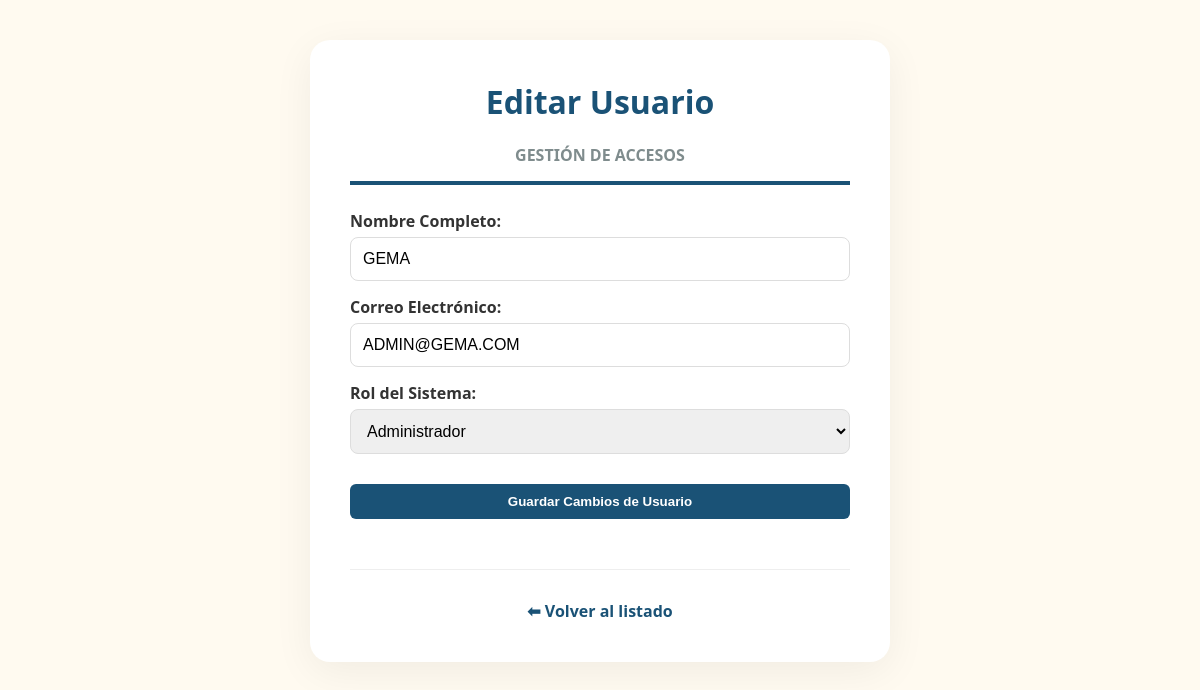
The page /administrador/usuarios/modificar.php?id=1 (signed in) on the database its author committed.
### tables this page shows
CREATE TABLE `usuario` (
  `usuario_id` int(11) NOT NULL,
  `nombres` varchar(35) NOT NULL,
  `correo` varchar(100) NOT NULL,
  `clave` varchar(80) NOT NULL,
  `tipo_usuario` varchar(20) DEFAULT NULL
);

### administrador/usuarios/modificar.php (the view, shortened to what this page needs)
<?php
require_once "../../config/conexion.php";
$id = intval($_GET['id'] ?? 0);
$res = mysqli_query($conn, "SELECT * FROM usuario WHERE usuario_id=$id");
$u = mysqli_fetch_assoc($res);
?>
<!DOCTYPE html>
<html lang="es">
<head>
    <link rel="stylesheet" href="../../css/estilos.css">
    <link rel="stylesheet" href="../../css/admin.css">
</head>
<body>
    <div class="caja-principal" style="max-width: 500px;">
        <div class="admin-header">
            <h1 style="color: #1a5276;">Editar Usuario</h1>
            <p class="texto-rol">GESTIÓN DE ACCESOS</p>
        </div>
        <form method="POST">
            <label class="label-bold">Nombre Completo:</label>
            <input type="text" name="nombres" class="input-gema" value="<?php echo htmlspecialchars($u['nombres']); ?>"
                required>
            <label class="label-bold">Correo Electrónico:</label>
            <input type="email" name="correo" class="input-gema" value="<?php echo htmlspecialchars($u['correo']); ?>"
                required>
            <label class="label-bold">Rol del Sistema:</label>
            <select name="tipo_usuario" class="select-gema">
                <option value="administrador" <?php echo ($u['tipo_usuario'] == 'administrador') ? 'selected' : ''; ?>>
                    Administrador</option>
            </select>
            <button type="submit" class="boton-gema boton-admin" style="width: 100%; margin-top: 15px;">
                Guardar Cambios de Usuario
            </button>
        </form>
        <div class="separador-footer">
            <a href="listar.php" class="nav-link" style="color: #1a5276; font-weight: bold;">⬅ Volver al
                listado</a>
        </div>
    </div>
</body>
</html>

### css/estilos.css (style rules this page uses)
body { background-color: #fffaf0; margin: 0; font-family: 'Segoe UI', Tahoma, Geneva, Verdana, sans-serif; display: flex; flex-direction: column; min-height: 100vh; }
h1, h2, h3 { margin-top: 0; }
.caja-principal { background: white; padding: 40px; border-radius: 20px; box-shadow: 0 10px 40px rgba(0,0,0,0.06); max-width: 800px; width: 90%; margin: 40px auto; text-align: center; }
.boton-gema { background-color: #b03a2e; color: white !important; padding: 12px 25px; border-radius: 8px; text-decoration: none; display: inline-block; font-weight: bold; border: none; cursor: pointer; transition: background-color 0.3s, transform 0.2s; }
.input-gema, .select-gema { width: 100%; padding: 12px; margin-bottom: 15px; border: 1px solid #ddd; border-radius: 8px; box-sizing: border-box; font-size: 1rem; }
.texto-rol { color: #7f8c8d; font-weight: bold; margin-bottom: 5px; }
.separador-footer { margin-top: 50px; border-top: 1px solid #eee; padding-top: 30px; width: 100%; }
.nav-link { text-decoration: none; color: #333; font-weight: 500; }
.label-bold { display: block; font-weight: bold; color: #333; margin-bottom: 5px; text-align: left; }
.boton-admin { background-color: #1a5276 !important; color: white !important; transition: background-color 0.3s ease; }
.admin-header { border-bottom: 4px solid #1a5276; margin-bottom: 25px; padding-bottom: 10px; }

### css/admin.css (style rules this page uses)
.admin-header { border-bottom: 4px solid #1a5276; margin-bottom: 25px; padding-bottom: 10px; }
.boton-admin { background-color: #1a5276 !important; color: white !important; padding: 10px 20px; border-radius: 6px; font-weight: bold; transition: background-color 0.3s ease; }

### rows shown on the page
usuario: nombres "GEMA", correo "ADMIN@GEMA.COM", tipo_usuario "Administrador"
